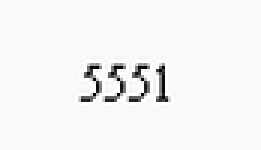
#> input picture test4/1082/208.tif, 87 x 50 px, shrunk from 130 x 74 before the run (shown 3 times larger)
$ python -i tesseract.py   (imports and definitions only)   (Python 2 division)   (older library calls are emulated)
#> lines starting #> are read from the running program, lines starting #| are printed output that depends on the picture; after the words box and inside, x2 and y2 are one past the last pixel; in counts of white or black regions, pixels touching at a corner belong together
import ctypes
import cv2
import os
import os.path
import numpy as np


lang = "dig+chi_sim"
filename = "test2/208.tif"
libname = "libtesseract-4.dll"
TESSDATA_PREFIX = os.environ.get('TESSDATA_PREFIX')
if not TESSDATA_PREFIX:
    TESSDATA_PREFIX = "./"

# [6 lines of commented-out code are left out]

# [1 line that did not run here, left out]
# [1 line that did not run here, left out]
# [1 line that did not run here, left out]
# [1 line that did not run here, left out]
# [1 line that did not run here, left out]
# [4 lines not run here, left out]

# [39 lines left out: function from_img, not called in this run]

def from_file(path):
#> called with path = 'test4/1082/208.tif'
    im = cv2.imread(path)
#> im is the input picture: shape (50, 87, 3); min 0, max 255, mean 243.3
    result = line_split(im)
    h,w = result[1].shape
    t = result[1]
    print from_img(t)
    gray = cv2.cvtColor(t, cv2.COLOR_BGR2GRAY)
    kernel = cv2.getStructuringElement(cv2.MORPH_RECT,(10,3))
    dst = cv2.erode(gray,kernel,(1,1),iterations=1)
    cv2.imshow("ddd", dst)
    # [6 lines of commented-out code are left out]
    cv2.waitKey(0)


def line_split(img):
    lines = []
    gray = cv2.cvtColor(img,cv2.COLOR_BGR2GRAY)
    sobel = cv2.Sobel(gray, cv2.CV_8U, 1, 0, ksize = 3)
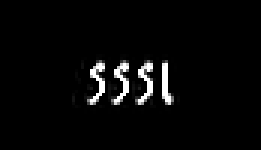
#> sobel: shape (50, 87) (shown 3 times larger); min 0, max 255, mean 8.2
    _,bin = cv2.threshold(gray, 0, 255, cv2.THRESH_OTSU+cv2.THRESH_BINARY)
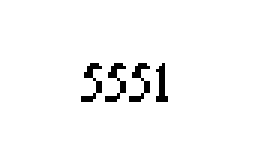
#> bin: shape (50, 87) (shown 3 times larger); 96.9% white; black in thin lines or dots, all inside (x1, y1, x2, y2) = (27, 21, 56, 34)
    element1 = cv2.getStructuringElement(cv2.MORPH_RECT, (30, 3))
    element2 = cv2.getStructuringElement(cv2.MORPH_RECT, (24, 3))
    dilation = cv2.dilate(bin, element2, iterations = 1)
#> dilation: shape (50, 87); every value is 255
    erosion = cv2.erode(dilation, element1, iterations = 1)
    dilation2 = cv2.dilate(erosion, element2, iterations = 3)
    contours,hierarchy = cv2.findContours(dilation2,cv2.RETR_EXTERNAL,cv2.CHAIN_APPROX_SIMPLE)
#> contours = [[[0, 0], [0, 49], [86, 49], [86, 0]]]
    for cnt in contours:
        r = cv2.boundingRect(cnt)
        sub = bin[r[1]:r[1]+r[3],r[0]:r[0]+r[2],]
        lines.append(sub)
        pass
#> this loop made 1 pass
#> (cnt, r) on pass 1: ([[0, 0], [0, 49], [86, 49], [86, 0]], (0, 0, 87, 50))
#> after the loop, lines = 1 item

    cv2.imshow("img", lines[0])
    #col
    l0 = lines[0]
    e1 = cv2.getStructuringElement(cv2.MORPH_RECT, (3, 20))
    e2 = cv2.getStructuringElement(cv2.MORPH_RECT, (3, 30))
    d1 = cv2.dilate(l0, e2, iterations = 1)
    er0 = cv2.erode(d1, e1, iterations = 1)
    d2 = cv2.dilate(er0,e2, iterations = 3)

    cv2.imshow("lo", d2)
    cv2.waitKey()

# [62 lines left out: functions col_split, single_line, not called in this run]

# [21 lines not run here, left out]

    #single_line(cv2.imread("test3/123/276.jpg"))

#> (the run stopped early here; a loop or call above may not have finished)

$ run again, on test4/1082/276.tif
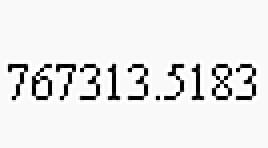
#> input picture test4/1082/276.tif, 134 x 74 px (shown 2 times larger)
#> in from_file, im is the input picture: shape (74, 134, 3); min 0, max 255, mean 234.5
#> in line_split, `sobel = cv2.Sobel(gray, cv2.CV_8U, 1, 0, ksize = 3)`:
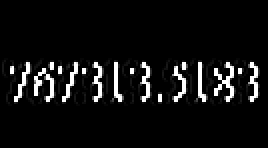
#> sobel: shape (74, 134) (shown 2 times larger); min 0, max 255, mean 16.2
#> in line_split, `_,bin = cv2.threshold(gray, 0, 255, cv2.THRESH_OTSU+cv2.THRESH_BINARY)`:
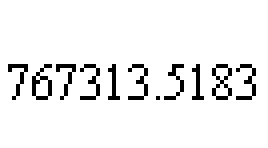
#> bin: shape (74, 134) (shown 2 times larger); 93.8% white; black in thin lines or dots, all inside (x1, y1, x2, y2) = (4, 32, 128, 50)
#> dilation: shape (74, 134); every value is 255
#> contours = [[[0, 0], [0, 73], [133, 73], [133, 0]]]
#> the loop in line_split, `for cnt in contours:` made 1 pass
#> (cnt, r) on pass 1: ([[0, 0], [0, 73], [133, 73], [133, 0]], (0, 0, 134, 74))
#> after the loop in line_split, `for cnt in contours:`: lines = 1 item
